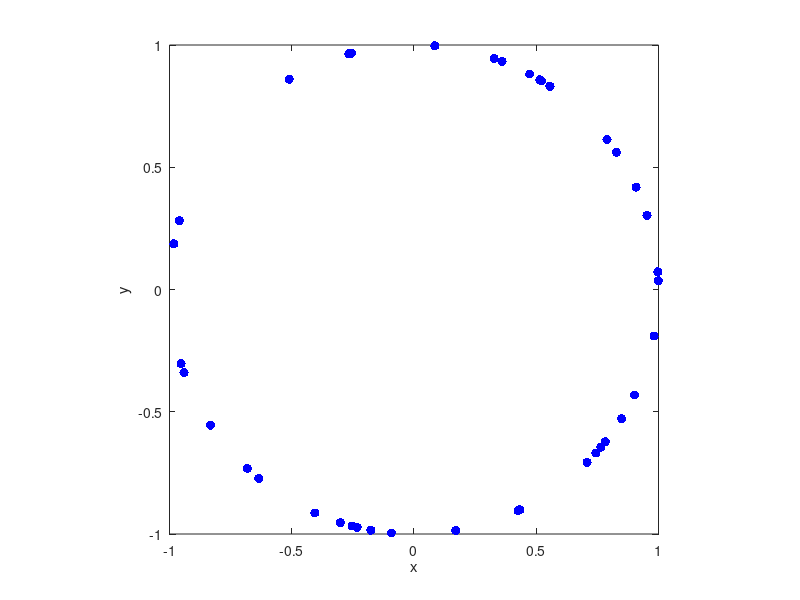

The MATLAB source for this figure:
% Simulate a Poisson point process on the surface of an n-dimensional
% ball (that is, a (n-1)-dimensional sphere).
% Author: H. Paul Keeler, 2020.
% Website: hpaulkeeler.com
% Repository: github.com/hpaulkeeler/posts

close all; clearvars

numbDim=2; %number of dimensions of embedding (regular sphere numbDim=3)

r=1; %radius of sphere

%Point process parameters
lambda=5; %intensity (ie mean density) of the Poisson process

%surface area of d-dimensional ball
areaTotal=2*pi^(numbDim/2)*r^(numbDim-1)/gamma(numbDim/2);

measureTotal=areaTotal*lambda; %total measure

%Simulate Poisson point process
numbPoints=poissrnd(measureTotal);%Poisson number of points

xxRand=normrnd(0,1,numbPoints,numbDim);
normRand=vecnorm(xxRand,2,2); %Euclidean norms (across each row)
xxRandBall=xxRand./normRand; %rescale by Euclidean norms
xxRandBall=r*xxRandBall; %rescale for non-unit sphere

%Plotting
if numbDim==2
    %disk
    xx=xxRandBall(:,1);
    yy=xxRandBall(:,2);
    markerSize=20;
    plot(xx,yy,'b.','MarkerSize',markerSize);
    xlabel('x');
    ylabel('y');
    axis square;
end

if numbDim==3
    %sphere
    xx=xxRandBall(:,1);
    yy=xxRandBall(:,2);
    zz=xxRandBall(:,3);
    markerSize=200;
    scatter3(xx,yy,zz,markerSize,'b.');
    xlabel('x');
    ylabel('y');
    zlabel('z');
    axis square;
    hold on;
    
    %create mesh to plot the outline of a sphere
    numbMesh=20;
    [thetaMesh, phiMesh] = meshgrid(linspace(0, pi, numbMesh), linspace(0, 2*pi, numbMesh));
    %convert to Cartesian coordinates
    [xMesh,yMesh,zMesh] = sph2cart(thetaMesh, phiMesh, r);
    %do a surface plot with a clear faces
    surface(xMesh,yMesh,zMesh,'FaceColor', 'none');
end
